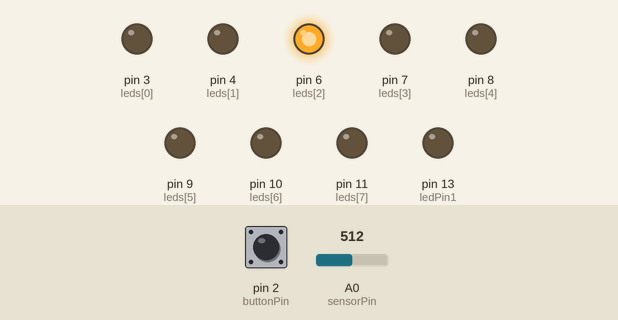
A sketch run on a simulated Arduino Uno, built with avr-gcc and run on an emulated ATmega328P. Parts: output pins drawn as LEDs (lit = HIGH). Inputs (shaded band) come from the test bench; at power-on: A0 (sensorPin) = 512, pin 2 (buttonPin) LOW.

Above: at 1.2 s.
1.3 s: A0 (sensorPin) set to 0
At 2.12 s:
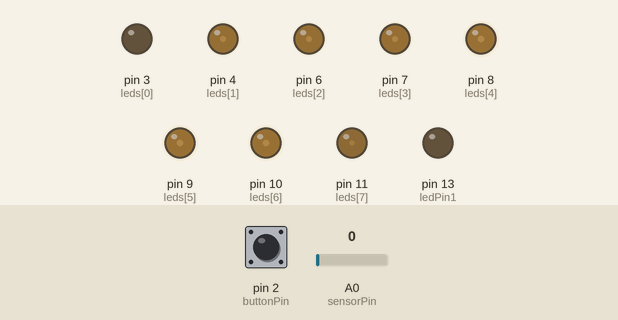
4.8 s: pin 2 (buttonPin) pulled HIGH for 0.15 s
At 4.95 s:
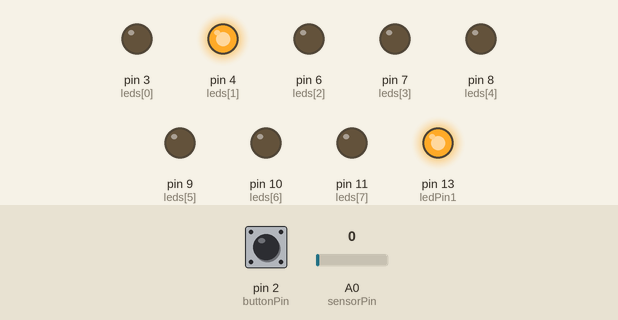
8.3 s: A0 (sensorPin) set to 122
At 8.48 s:
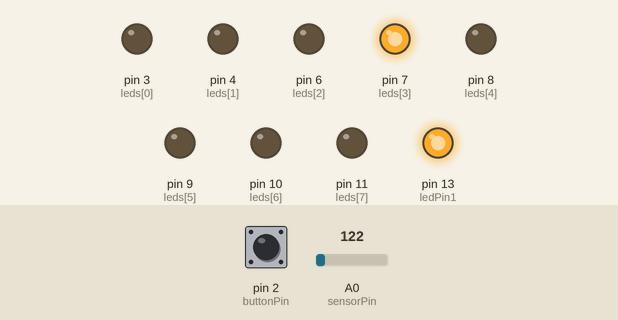
Timing chart, 0 to 17.8 s (numbered marks = the images above; inputs shaded):
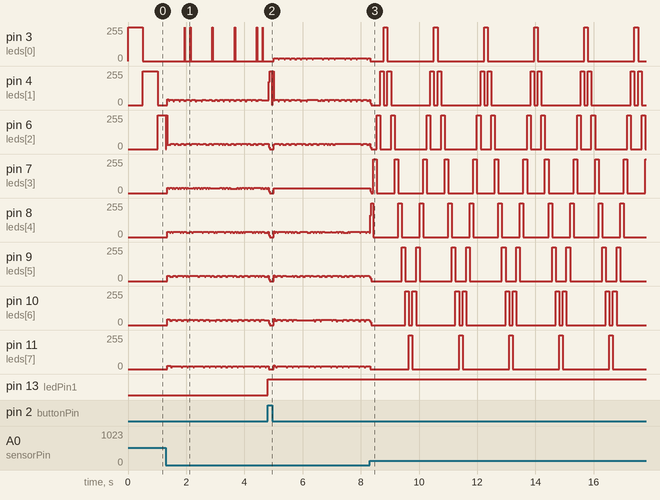

The sketch:

LarsonScanner.ino
```cpp
const int buttonPin = 2;
const int ledPin1 = 13;
int buttonState = 0;

int leds[] = {3, 4, 6, 7, 8, 9, 10, 11};
#define NUMBER_OF_LEDS (sizeof(leds)/sizeof(int))

boolean larson[][NUMBER_OF_LEDS] = {
{ HIGH, LOW, LOW, LOW, LOW, LOW, LOW, LOW},
{ LOW, HIGH, LOW, LOW, LOW, LOW, LOW, LOW},
{ LOW, LOW, HIGH, LOW, LOW, LOW, LOW, LOW},
{ LOW, LOW, LOW, HIGH, LOW, LOW, LOW, LOW},
{ LOW, LOW, LOW, LOW, HIGH, LOW, LOW, LOW},
{ LOW, LOW, LOW, LOW, LOW, HIGH, LOW, LOW},
{ LOW, LOW, LOW, LOW, LOW, LOW, HIGH, LOW},
{ LOW, LOW, LOW, LOW, LOW, LOW, LOW, HIGH},
{ LOW, LOW, LOW, LOW, LOW, LOW, HIGH, LOW},
{ LOW, LOW, LOW, LOW, LOW, HIGH, LOW, LOW},
{ LOW, LOW, LOW, LOW, HIGH, LOW, LOW, LOW},
{ LOW, LOW, LOW, HIGH, LOW, LOW, LOW, LOW},
{ LOW, LOW, HIGH, LOW, LOW, LOW, LOW, LOW},
{ LOW, HIGH, LOW, LOW, LOW, LOW, LOW, LOW},
};

#define FRAMES (sizeof(larson)/(sizeof(larson[0])))


int sensorPin = 0;

void setup() {
pinMode(ledPin1, OUTPUT);
pinMode(buttonPin, INPUT);
for (int led=0; led<NUMBER_OF_LEDS; led++) {
pinMode(leds[led], OUTPUT);
}
}

void loop(){

buttonState = digitalRead(buttonPin);
if (buttonState == HIGH) {
digitalWrite(ledPin1, HIGH);
}
else {

long time = millis();

for (int frame=0; frame<FRAMES; frame++) {
for (int led=0; led<NUMBER_OF_LEDS; led++) {
digitalWrite(leds[led], larson[frame][led]);
}
int sensorValue = map(analogRead(sensorPin), 0, 1023, 0, 1000);
while (sensorValue >= (millis() - time)) {
sensorValue = analogRead(sensorPin);
}
time = millis();
}
}

}
```

Measured:
- after the input at 1.3 s, pin 3 (leds[0]): goes 255/255 0.02 s, 0/255 0.19 s, 3 × (255/255 0.02 s, 0/255 0.74 s), 255/255 0.02 s, 0/255 0.19 s, 255/255 0.02 s, then 0/255, starting after 0.64 s
- after the input at 4.8 s, pin 13 (ledPin1): LOW → HIGH at once
- by itself, pin 8 (leds[4]): moves between 0/255 and 255/255, repeating every 1.7 s
- by itself, pin 9 (leds[5]): repeats every 1.7 s: 0/255 1.0 s, 255/255 0.12 s, 0/255 0.37 s, 255/255 0.12 s
- by itself, pin 11 (leds[7]): repeats every 1.7 s: 255/255 0.12 s, 0/255 1.6 s
